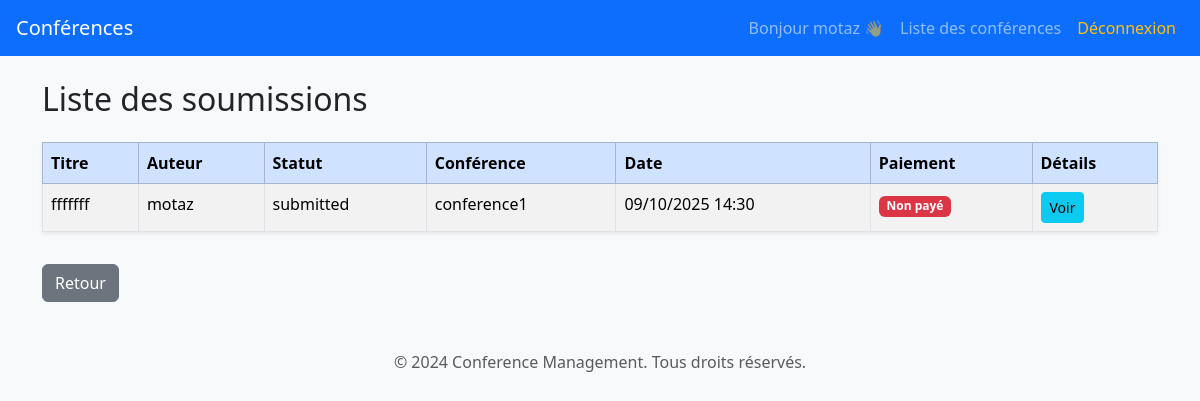
The page /Conference/conference/1/submissions/ (signed in) on the database its author committed.
### UserApp/models.py (models this page shows, shortened)
class User(AbstractUser):
    User_id=models.CharField(max_length=8,primary_key=True,unique=True,editable=False)
    first_name=models.CharField(max_length=15,validators=[name_validator])
    last_name=models.CharField(max_length=15,validators=[name_validator])
    email=models.CharField(max_length=50,unique=True,validators=[verify_email])
    affiliation=models.CharField(max_length=255)
    nationality=models.CharField(max_length=255)
    Role=[
        ("participant","participant"),
        ("comitee","organizing comitee member")
    ]
    role=models.CharField(max_length=255,choices=Role)
    created_at=models.DateTimeField(auto_now_add=True)
    updated_at=models.DateTimeField(auto_now=True)

### ConferenceApp/models.py (models this page shows, shortened)
class Submission(models.Model):
    submission_id=models.CharField(primary_key=True,max_length=255,unique=True, editable=False, default=generate_submission_id)
    user=models.ForeignKey("UserApp.User",on_delete=models.CASCADE,related_name="submissions")
    conference=models.ForeignKey(Conference,on_delete=models.CASCADE,related_name="submissions")
    title=models.CharField(max_length=255)
    abstract=models.TextField()
    keywords=models.TextField()
    paper=models.FileField(upload_to="papers/")
    Choises=[("submitted","submitted"),
        ("under review","under reveiw"),
        ("accepted","accepted"),
        ("rejected","rejected")]
    status=models.CharField(max_length=255,choices=Choises)
    payed = models.BooleanField(default=False)
    submission_date=models.DateTimeField(auto_now_add=True)
    created_at=models.DateTimeField(auto_now_add=True)
    updated_at=models.DateTimeField(auto_now=True)

class Conference(models.Model):
    conference_id=models.AutoField(primary_key=True)
    name=models.CharField(max_length=255)
    description=models.CharField(max_length=255,validators=[MinLengthValidator(30,"la description doit contenir au moins 3 caractere")])
    THEME = [
        ("CS&IA","Computer Science and IA"),
        ("SE","Science and eng")
    ]
    theme=models.CharField(max_length=255,choices=THEME)
    start_date=models.DateField()
    end_date=models.DateField()
    created_at=models.DateTimeField(auto_now_add=True)
    updated_at=models.DateTimeField(auto_now=True)

### ConferenceApp/views.py (the view)
# urls.py: path("conference/<int:conference_id>/submissions/", views.SubmissionListView.as_view(), name="submission_list"),
class SubmissionListView(LoginRequiredMixin, ListView):
    model = Submission
    template_name = "submission_list.html"     # ← corrigé
    context_object_name = "submissions"
    def get_queryset(self):
        conference_id = self.kwargs.get('conference_id')
        return Submission.objects.filter(conference_id=conference_id)

### template/submission_list.html
{% extends 'base.html' %}
{% block content %}
<h2 class="mb-4">Liste des soumissions</h2>
<table class="table table-striped table-bordered shadow-sm">
    <thead class="table-primary">
        <tr>
            <th>Titre</th>
            <th>Auteur</th>
            <th>Statut</th>
            <th>Conférence</th>
            <th>Date</th>
            <th>Paiement</th>
            <th>Détails</th>
        </tr>
    </thead>
    <tbody>
    {% for s in submissions %}
        <tr>
            <td>{{ s.title }}</td>
            <td>{{ s.user.username }}</td>
            <td>{{ s.status }}</td>
            <td>{{ s.conference.name }}</td>
            <td>{{ s.submission_date|date:"d/m/Y H:i" }}</td>
            <td>
                {% if s.payed %}
                    <span class="badge bg-success">Payé</span>
                {% else %}
                    <span class="badge bg-danger">Non payé</span>
                {% endif %}
            </td>
            <td>
                <a href="{% url 'submission_detail' s.pk %}" class="btn btn-info btn-sm">Voir</a>
            </td>
        </tr>
    {% empty %}
        <tr><td colspan="7" class="text-center text-muted">Aucune soumission disponible.</td></tr>
    {% endfor %}
    </tbody>
</table>
<a href="{% url 'conference_liste' %}" class="btn btn-secondary mt-3">Retour</a>
{% endblock %}

### template/base.html (shortened to what this page needs)
<!DOCTYPE html>
<html lang="fr">
<head>
    <link rel="stylesheet" href="https://cdn.jsdelivr.net/npm/bootstrap@5.3.3/dist/css/bootstrap.min.css">
</head>
<body class="bg-light">
<nav class="navbar navbar-expand-lg navbar-dark bg-primary px-3">
    <a class="navbar-brand" href="{% url 'conference_liste' %}">Conférences</a>
    <div class="collapse navbar-collapse">
        <ul class="navbar-nav ms-auto">
            {% if user.is_authenticated %}
                <li class="nav-item">
                    <span class="nav-link">Bonjour {{ user.username }} 👋</span>
                </li>
                <li class="nav-item">
                    <a class="nav-link" href="{% url 'conference_liste' %}">Liste des conférences</a>
                </li>
                <li class="nav-item">
                    <a class="nav-link text-warning" href="{% url 'logout' %}">Déconnexion</a>
                </li>
            {% endif %}
        </ul>
    </div>
</nav>
<div class="container mt-4">
    {% block content %}
    {% endblock %}
</div>
<footer class="text-center mt-5 mb-3 text-muted">
    &copy; 2024 Conference Management. Tous droits réservés.
</footer>
</body>
</html>

### rows shown on the page
User: username "motaz"
Submission: title "fffffff", user.username "motaz", status "submitted", conference.name "conference1", submission_date "09/10/2025 14:30", payed "Non payé"
